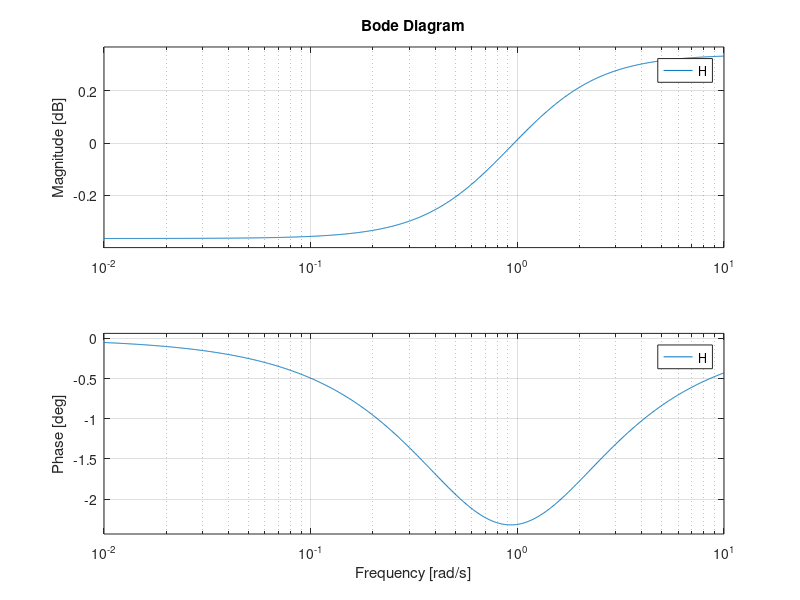

The MATLAB source for this figure:
a0 = 1.039820;
a1 = -1.967791;
a2 = 0.927981;
b0 = 1.000000;
b1 = -1.967791;
b2 = 0.967802;


H = tf([a0 a1 a2],[1 b1 b2]);
bode(H)